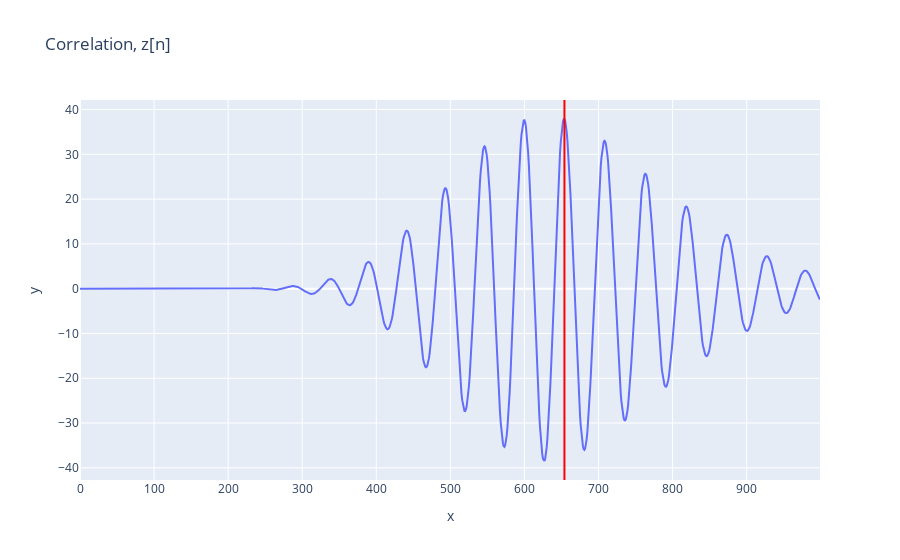

The notebook cell this image was saved under:
### Markdown cell above
In the paper, they recieve a result of max_corr = 100 - delay.

We get max_corr = 99 - delay. I am assuming this is due to MATLAB (used in paper) having 1-indexing??

### Code cell
fig = px.line(x=corr_t, y=corr, title="Correlation, z[n]")
fig.add_vline(x=max_corr, line_color="red")
fig.show()

### Figure 1 — Plotly figure (JSON) as saved in the notebook; plotly's stock layout.template omitted (floating-point values rounded to 4 significant figures; data arrays with more than 128 entries replaced by an {"elided": "..."} marker saying what was removed)
{"data": [{"hovertemplate": "x=%{x}<br>y=%{y}<extra></extra>", "legendgroup": "", "line": {"color": "#636efa", "dash": "solid"}, "marker": {"symbol": "circle"}, "mode": "lines", "name": "", "orientation": "v", "showlegend": false, "type": "scatter", "x": {"elided": "1000 int values"}, "xaxis": "x", "y": {"elided": "1000 float values"}, "yaxis": "y"}], "layout": {"autosize": true, "legend": {"tracegroupgap": 0}, "shapes": [{"line": {"color": "red"}, "type": "line", "x0": 654, "x1": 654, "xref": "x", "y0": 0, "y1": 1, "yref": "y domain"}], "title": {"text": "Correlation, z[n]"}, "xaxis": {"anchor": "y", "autorange": true, "domain": [0, 1], "range": [0, 999], "title": {"text": "x"}, "type": "linear"}, "yaxis": {"anchor": "x", "autorange": true, "domain": [0, 1], "range": [-42.72, 42.13], "title": {"text": "y"}, "type": "linear"}}}
